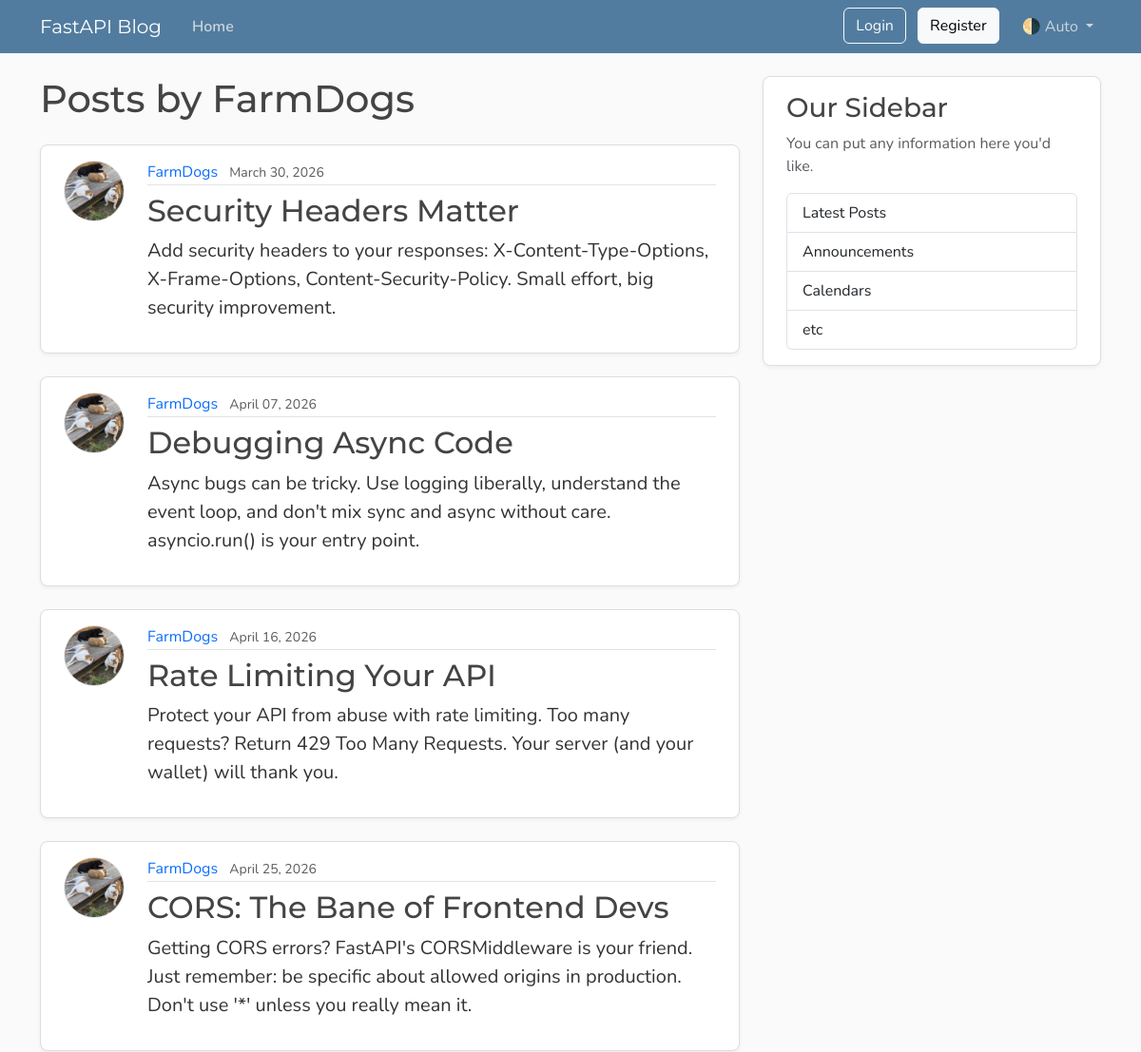
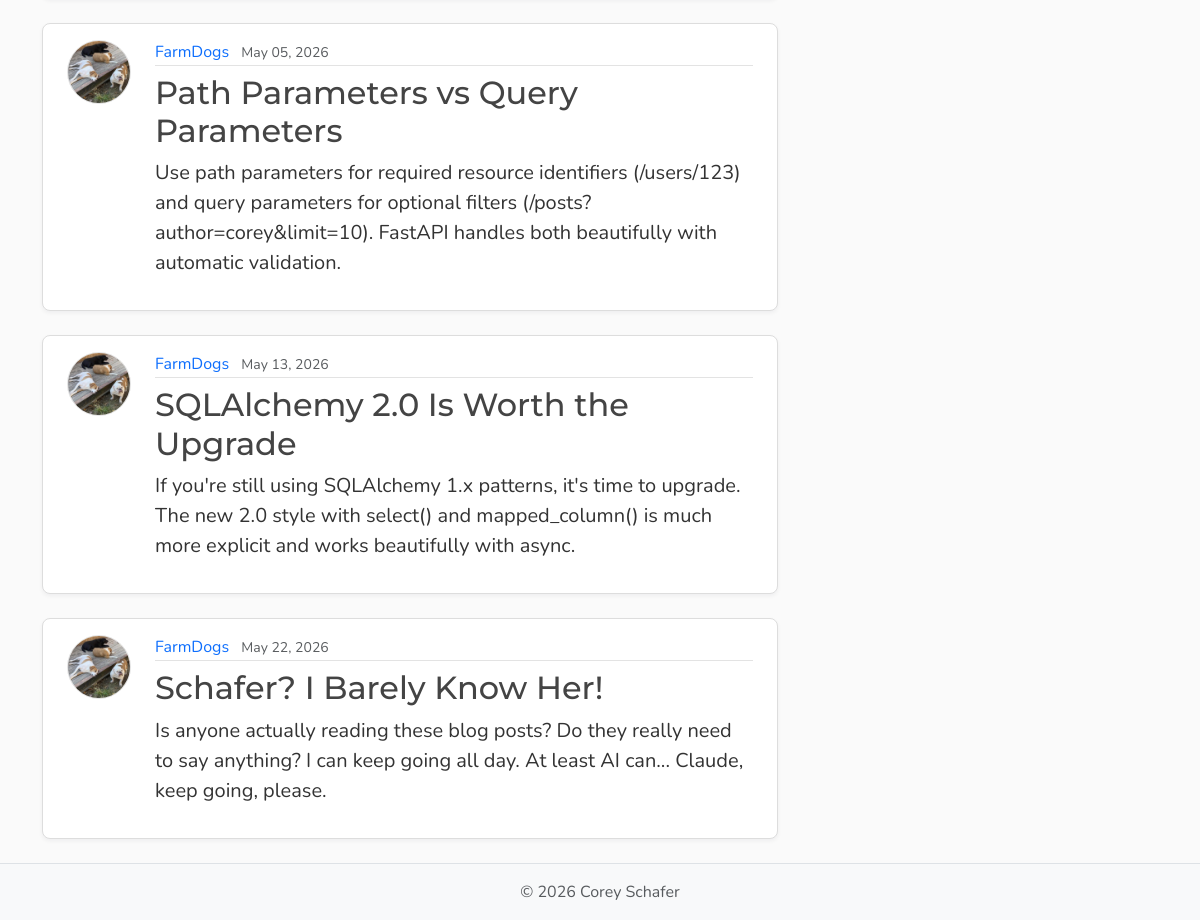
Screenshot of /users/4/posts with the database file from the repository (2 pictures, top to bottom).
### models.py (models this page shows, shortened)
class UserBase(SQLModel):
    username: Annotated[str, SQLModelField(min_length=1, max_length=50, unique=True, nullable=False)]
    image_file: Annotated[str | None, SQLModelField(max_length=200, nullable=True, default=None)] = None

class User(UserBase, table=True):
    __tablename__ = "users" # type: ignore
    id: Annotated[int | None, SQLModelField(default=None, primary_key=True, index=True)] = None
    email: Annotated[EmailStr, SQLModelField(max_length=120, unique=True, nullable=False)]
    password_hash: Annotated[str, SQLModelField(max_length=200, nullable=False)]
    posts: Mapped[list["Post"]] = Relationship(
        sa_relationship=relationship("Post", back_populates="author", cascade="all, delete-orphan"))

class PostBase(SQLModel):
    title: Annotated[str, SQLModelField(min_length=1, max_length=100, index=True)]
    content: Annotated[str, SQLModelField(min_length=1)]

class Post(PostBase, table=True):
    __tablename__ = "posts" # type: ignore
    id: Annotated[int | None, SQLModelField(default=None, primary_key=True)] = None
    date_posted: Annotated[datetime, SQLModelField(
        sa_column=Column(DateTime(timezone=True)),
        default_factory=lambda: datetime.now(tz=timezone.utc))]
    user_id: Annotated[int, SQLModelField(foreign_key="users.id", nullable=False, index=True)]
    author: Mapped[User | None] = Relationship(
        sa_relationship=relationship("User", back_populates="posts"))

### main.py (the view)
@app.get("/users/{user_id}/posts", include_in_schema=False, name="user_posts")
async def user_posts_page(
    request: Request,
    user_id: int,
    db: Annotated[AsyncSession, Depends(models.get_db)],
):
    result = await db.execute(select(models.User).where(col(models.User.id) == user_id))
    user = result.scalars().first()
    if not user:
        raise HTTPException(
            status_code=status.HTTP_404_NOT_FOUND,
            detail="User not found",
        )
    results = await db.execute(select(models.Post).options(selectinload(models.Post.author)).where(col(models.Post.user_id) == user_id))
    posts = results.scalars().all()
    return templates.TemplateResponse(
        request,
        "user_posts.html",
        {"posts": posts, "user": user, "title": f"{user.username}'s Posts"},
    )

### templates/user_posts.html
{% extends "layout.html" %}
{% block content %}
  <h1 class="mb-4">Posts by {{ user.username }}</h1>
  {% for post in posts %}
    <article class="content-section py-3 px-4 mb-4">
      <div class="d-flex align-items-start gap-4">
        <img class="rounded-circle article-img flex-shrink-0"
             src="{{ post.author.image_path }}"
             alt="{{ post.author.username }}'s profile picture"
             width="64"
             height="64"
             loading="lazy">
        <div class="flex-grow-1">
          <div class="article-metadata mb-2">
            <a class="me-2"
               href="{{ url_for('user_posts', user_id=post.author.id) }}">{{ post.author.username }}</a>
            <small class="text-body-secondary">{{ post.date_posted.strftime("%B %d, %Y") }}</small>
          </div>
          <h2>
            <a class="article-title"
               href="{{ url_for('post_page', post_id=post.id) }}">{{ post.title }}</a>
          </h2>
          <p class="article-content">{{ post.content }}</p>
        </div>
      </div>
    </article>
  {% else %}
    <p class="text-body-secondary">No posts by this user yet.</p>
  {% endfor %}
{% endblock content %}

### static/css/main.css (style rules this page uses)
:root { --font-heading: "Montserrat", system-ui, -apple-system, BlinkMacSystemFont, sans-serif; --font-body: "Nunito", system-ui, -apple-system, BlinkMacSystemFont, sans-serif; --color-bg-body: #fafafa; --color-bg-content: #ffffff; --color-text-primary: #333333; --color-text-heading: #444444; --color-steel: #527c9f; --color-nav-link: #cbd5db; --color-nav-link-hover: #ffffff; --color-link-hover: #428bca; --color-border: #dddddd; --color-border-light: #e3e3e3; --spacing-xl: 5rem; --article-img-size: 4rem; --account-img-size: 7.813rem; }
body { font-family: var(--font-body); background: var(--color-bg-body); color: var(--color-text-primary); }
h1, h2, h3, h4, h5, h6 { font-family: var(--font-heading); color: var(--color-text-heading); }
a { text-decoration: none; }
.content-section { background: var(--color-bg-content); border: 1px solid var(--color-border); border-radius: 0.5rem; box-shadow: 0 2px 4px rgba(15, 23, 42, 0.05); transition: box-shadow 0.15s ease, transform 0.15s ease, border-color 0.15s ease; }
.article-title { color: var(--color-text-heading); transition: color 0.2s ease-in-out; }
.article-content { white-space: pre-line; font-size: 1.25rem; }
.article-img { height: var(--article-img-size); width: var(--article-img-size); flex-shrink: 0; object-fit: cover; border: 1px solid var(--color-border-light); box-shadow: 0 0 0 2px var(--color-bg-content); }
.article-metadata { padding-bottom: 0.063rem; border-bottom: 1px solid var(--color-border-light); }
.article-metadata a { transition: color 0.2s ease-in-out; }

### rows the page displays
User: username "FarmDogs"
Post: author.image_path (picture), author.username "FarmDogs", date_posted "March 30, 2026", title "Security Headers Matter", content "Add security headers to your responses: X-Content-Type-Options, X-Frame-Options, Content-Security-Policy. Small effort, big security improvement."
Post: author.image_path (picture), author.username "FarmDogs", date_posted "April 07, 2026", title "Debugging Async Code", content "Async bugs can be tricky. Use logging liberally, understand the event loop, and don't mix sync and async without care. asyncio.run() is your entry point."
Post: author.image_path (picture), author.username "FarmDogs", date_posted "April 16, 2026", title "Rate Limiting Your API", content "Protect your API from abuse with rate limiting. Too many requests? Return 429 Too Many Requests. Your server (and your wallet) will thank you."
Post: author.image_path (picture), author.username "FarmDogs", date_posted "April 25, 2026", title "CORS: The Bane of Frontend Devs", content "Getting CORS errors? FastAPI's CORSMiddleware is your friend. Just remember: be specific about allowed origins in production. Don't use '*' unless you really mean it."
Post: author.image_path (picture), author.username "FarmDogs", date_posted "May 05, 2026", title "Path Parameters vs Query Parameters", content "Use path parameters for required resource identifiers (/users/123) and query parameters for optional filters (/posts?author=corey&limit=10). FastAPI handles both beautifully with automatic validation."
Post: author.image_path (picture), author.username "FarmDogs", date_posted "May 13, 2026", title "SQLAlchemy 2.0 Is Worth the Upgrade", content "If you're still using SQLAlchemy 1.x patterns, it's time to upgrade. The new 2.0 style with select() and mapped_column() is much more explicit and works beautifully with async."
Post: author.image_path (picture), author.username "FarmDogs", date_posted "May 22, 2026", title "Schafer? I Barely Know Her!", content "Is anyone actually reading these blog posts? Do they really need to say anything? I can keep going all day. At least AI can... Claude, keep going, please."
